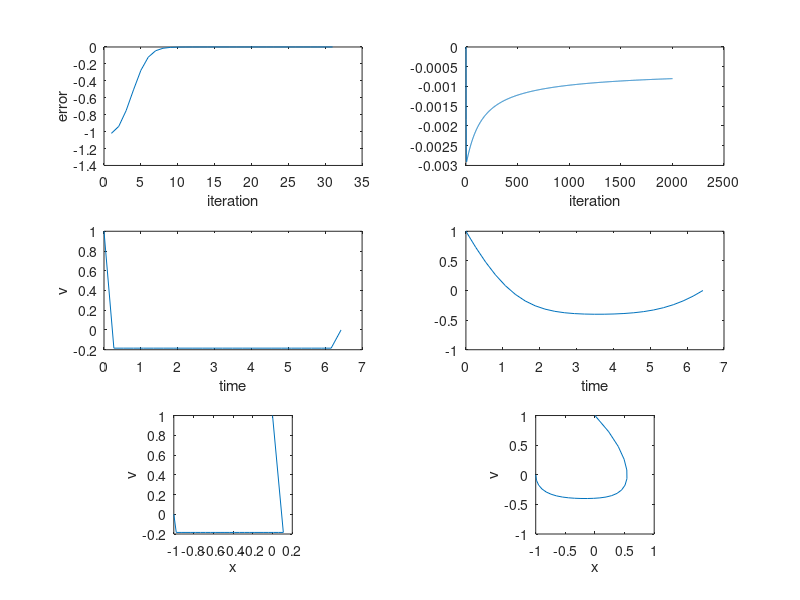
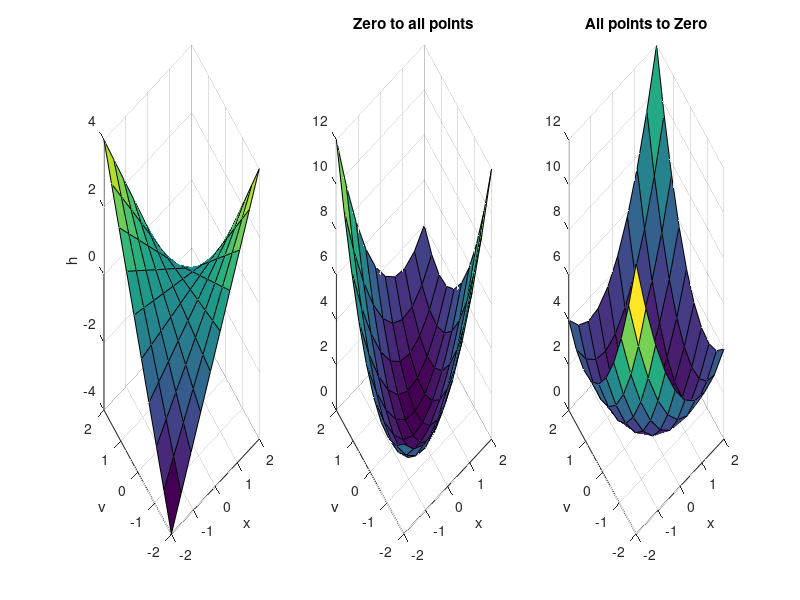

Write the MATLAB code that produced these figures, in order.
clear

% This script looks at the total momentum change in R1 between two points
% in the state space.

% Parameters
q_start = [0;1];
q1 = [-1;0];
q2 = [1;0];
q_goal = q1;

% Relaxing function, only moves velocities up and down
da = @(v) [0; (v(1:end-2) + v(3:end))/2-v(2:end-1); 0];
% Get elements summed
f_sum = @(v,dt) dt/2*sum(v(1:end-1)+v(2:end));
% Constraint function, moves points around, points are (t, v)
ds = @(s,x_goal) [0, 0;...
                  cumsum(ones(size(s,1)-1,1)*(x_goal^2 - f_sum(s(:,2),s(2,1))^2)), [ones(size(s,1)-2,1)*(x_goal - f_sum(s(:,2),s(2,1))); 0]];... 
% Time minimization

% Finite elements
k = 25;
velo = [q_start(2), zeros(1,k-2), q_goal(2)];
t = linspace(0,1,k);

% simulate
m = 30;
e_m = zeros(m+1,1);
x_m = [t', velo'];
for i=1:m
    e_m(i) = q_goal(1)-q_start(1) - f_sum(x_m(:,2),mean(diff(x_m(:,1))));
    x_m = x_m + .05*ds(x_m,q_goal(1)-q_start(1));% + 0.01*[zeros(k,1), da(x(:,2))];
end
e_m(i+1) = q_goal(1)-q_start(1) - f_sum(x_m(:,2),mean(diff(x_m(:,1))));

n = 2000;
e_n = zeros(n+1,1);
x_n = x_m;
for i=1:n
    e_n(i) = q_goal(1)-q_start(1) - f_sum(x_n(:,2),mean(diff(x_n(:,1))));
    tmp = ds(x_n,q_goal(1)-q_start(1));
    x_n = x_n + .1*[zeros(k,1), tmp(:,2)] + 0.01*[zeros(k,1), da(x_n(:,2))];
end
e_n(i+1) = q_goal(1)-q_start(1) - f_sum(x_n(:,2),mean(diff(x_n(:,1))));
% Get the displacement
p_m = zeros(k,1);
p_n = zeros(k,1);
for i=1:k
    p_m(i) = q_start(1) + trapz(x_m(1:i,1),x_m(1:i,2));
    p_n(i) = q_start(1) + trapz(x_n(1:i,1),x_n(1:i,2));
end

figure(30000)
clf
subplot(3,2,1)
plot(e_m)
ylabel('error')
xlabel('iteration')
subplot(3,2,3)
plot(x_m(:,1),x_m(:,2))
ylabel('v')
xlabel('time')
subplot(3,2,5)
plot(p_m, x_m(:,2))
xlabel('x')
ylabel('v')
axis equal
axis square
subplot(3,2,2)
plot(e_n)
xlabel('iteration')
subplot(3,2,4)
plot(x_n(:,1), x_n(:,2))
xlabel('time')
subplot(3,2,6)
plot(p_n, x_n(:,2))
xlabel('x')
ylabel('v')
axis equal
axis square

%%% In this section, we make some mountains
j = 10;
[xs, vs] = meshgrid(linspace(-2,2,j), linspace(-2,2,j));
h = @(x,v) -x.*v;

figure(30001)
clf
subplot(1,3,1)
surf(xs,vs, h(xs,vs))
xlabel('x')
ylabel('v')
zlabel('h')
subplot(1,3,2)
surf(xs,vs, xs.^2 + vs.^2 + h(xs,vs))
title('Zero to all points')
xlabel('x')
ylabel('v')
subplot(1,3,3)
surf(xs,vs, xs.^2 + vs.^2 - h(xs,vs))
title('All points to Zero')
xlabel('x')
ylabel('v')